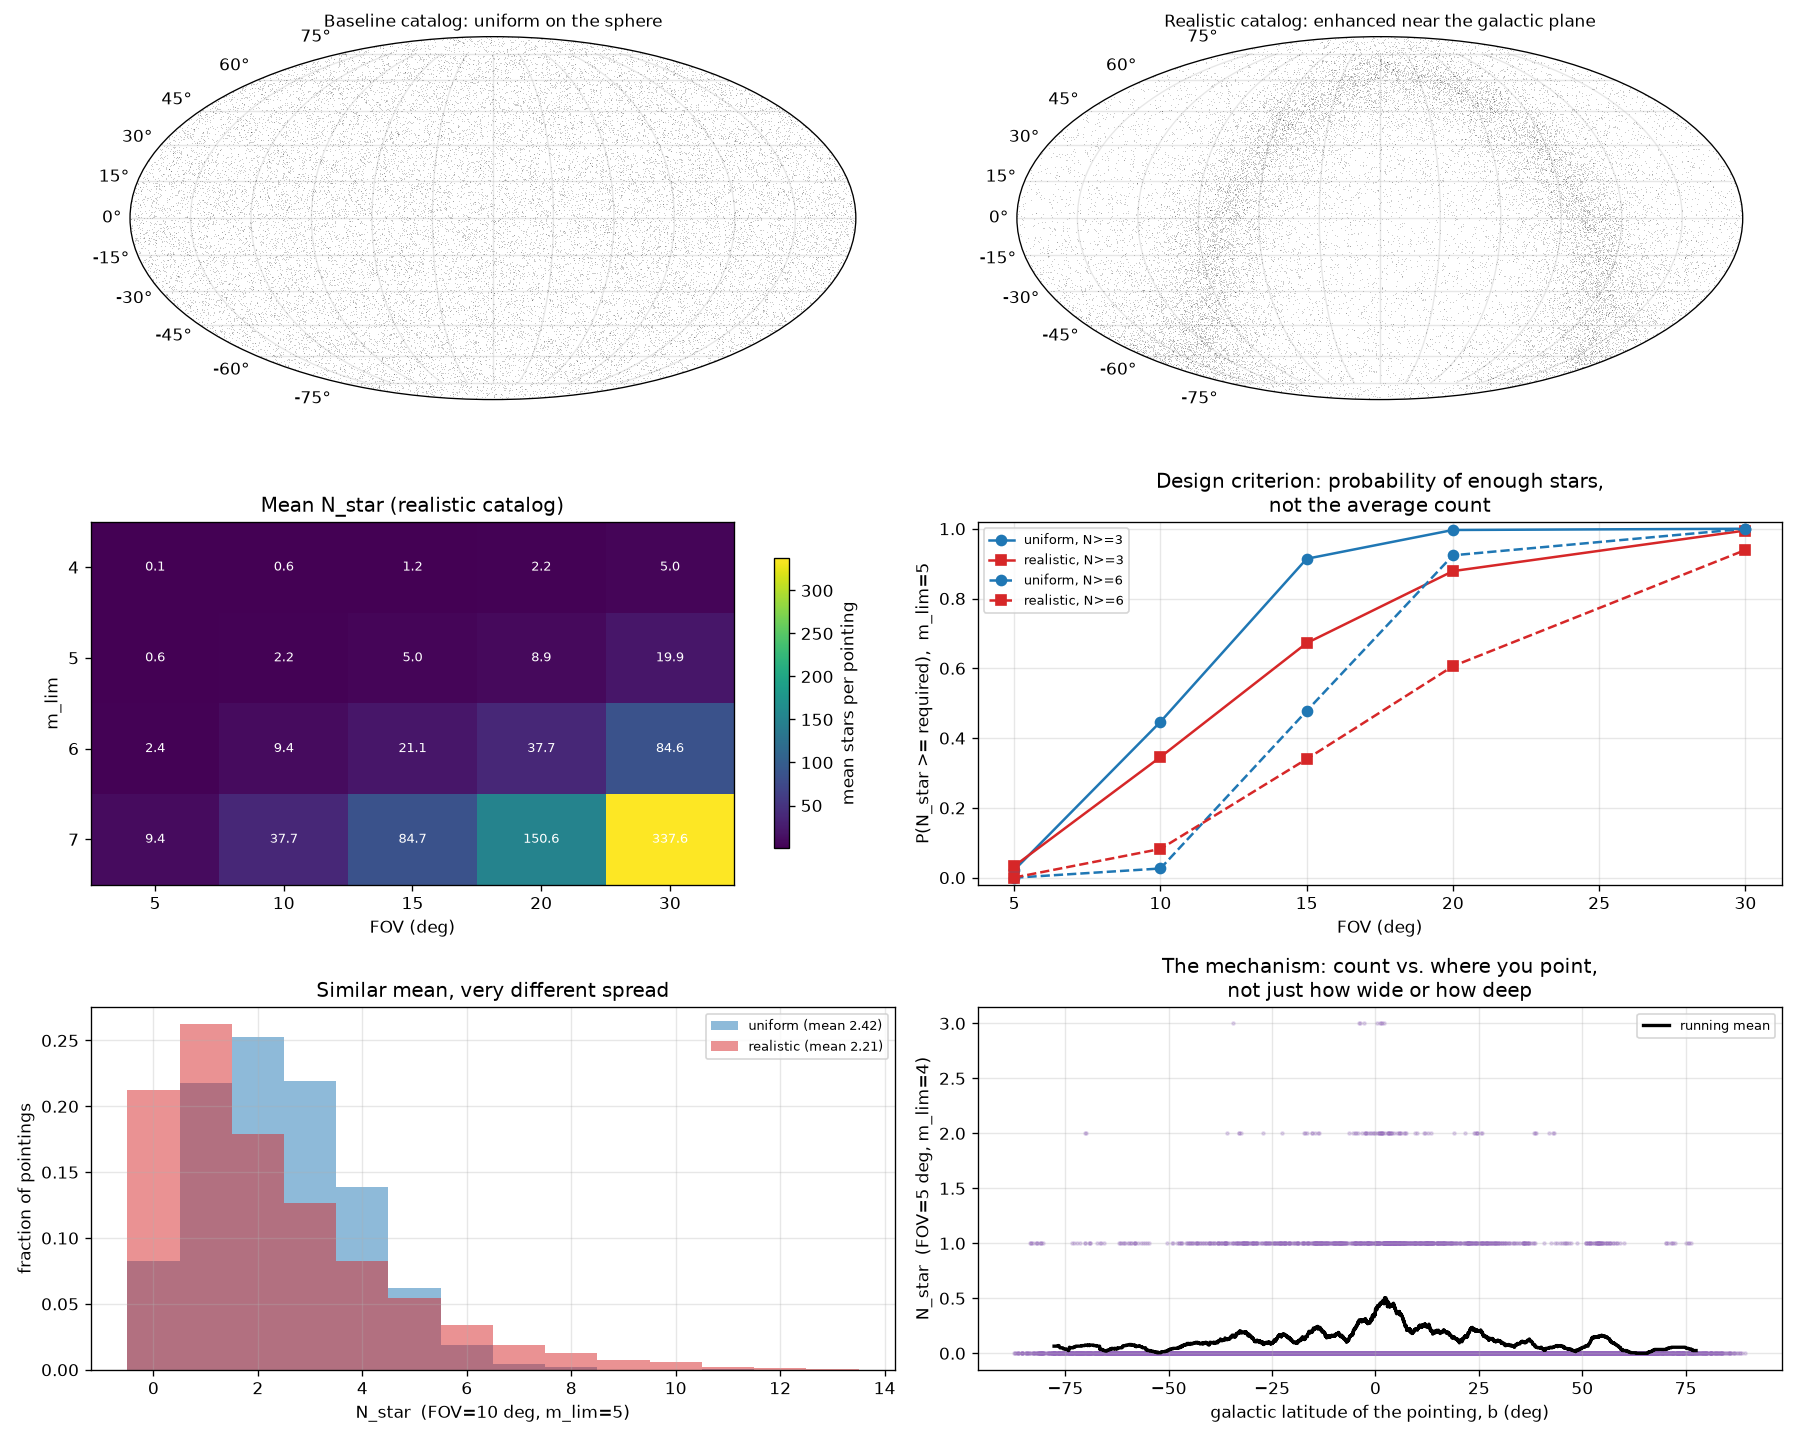

Recreate this plot in Python.
"""module-9 -- star_density_vs_fov.py  (Computational Challenge: Star Density vs FOV)

For candidate fields of view (5, 10, 15, 20, 30 deg, full angle) and limiting
magnitudes (4, 5, 6, 7), count stars per pointing:

    N_star = f(FOV, m_lim, sky direction)

using a synthetic catalog -- first a plain uniform-on-sphere one (the "for
now" baseline), then one with a realistic galactic-plane density enhancement
(star_catalog.py), to make the last argument of f() matter.

The payoff: the design criterion is not the mean count. It's

    P(N_star >= N_required)

over random pointings -- because a field aimed near the galactic poles can
see far fewer stars than a field of the same size and m_lim aimed at the
plane, even though they average out to a similar whole-sky mean. For a real
star tracker, N_required is set by the star-ID algorithm (this file uses 3,
the minimum for unique pattern matching, and 6, a comfortable margin).
"""

import numpy as np
import matplotlib.pyplot as plt
from scipy.spatial import cKDTree

from star_catalog import (generate_catalog, whole_sky_count, galactic_latitude,
                          radec_to_xyz, MAG_MAX, MAG_MIN)

FOVS_DEG = [5, 10, 15, 20, 30]           # full angle
MAG_LIMS = [4, 5, 6, 7]
N_POINTINGS = 8000
REQUIRED = [3, 6]
FOCUS_MLIM = 5                            # used for the uniform-vs-realistic detail plots

RNG = np.random.default_rng(42)


def random_pointings(n, rng):
    dec = np.degrees(np.arcsin(rng.uniform(-1.0, 1.0, size=n)))
    ra = rng.uniform(0.0, 360.0, size=n)
    return ra, dec


def count_all(ra, dec, mag, pointing_xyz):
    """{(fov, m_lim): counts array, one entry per pointing}."""
    out = {}
    for m_lim in MAG_LIMS:
        sel = mag <= m_lim
        tree = cKDTree(radec_to_xyz(ra[sel], dec[sel]))
        for fov in FOVS_DEG:
            chord_r = 2.0 * np.sin(np.deg2rad(fov / 2.0) / 2.0)
            counts = tree.query_ball_point(pointing_xyz, r=chord_r, return_length=True)
            out[(fov, m_lim)] = np.asarray(counts)
    return out


def main():
    n_total = int(round(whole_sky_count(MAG_MAX) - whole_sky_count(MAG_MIN)))
    print("=" * 90)
    print("STAR DENSITY vs FOV")
    print("=" * 90)
    print(f"synthetic catalog: {n_total:,} stars down to m = {MAG_MAX} "
          f"(calibrated to ~{whole_sky_count(6):.0f} stars whole-sky at m<=6)")
    print()
    print("magnitude-model check (predicted vs. actual, this draw):")
    ra_u, dec_u, mag_u = generate_catalog(n_total, plane_biased=False, rng=RNG)
    for m_lim in MAG_LIMS:
        actual = int(np.sum(mag_u <= m_lim))
        print(f"   m<={m_lim}: predicted {whole_sky_count(m_lim):>9,.0f}   "
              f"actual {actual:>9,}   ratio {actual/whole_sky_count(m_lim):.3f}")

    ra_g, dec_g, mag_g = generate_catalog(n_total, plane_biased=True, rng=RNG)
    b_g = galactic_latitude(ra_g, dec_g)
    print()
    print(f"plane-biased catalog: fraction with |b|<15 deg = "
          f"{np.mean(np.abs(b_g) < 15):.3f}  (isotropic would give "
          f"{1-np.cos(np.deg2rad(15)):.3f})")
    print(f"   -> {np.mean(np.abs(b_g)<15)/(1-np.cos(np.deg2rad(15))):.1f}x "
          f"enhancement near the plane, by construction")

    pra, pdec = random_pointings(N_POINTINGS, RNG)
    pxyz = radec_to_xyz(pra, pdec)
    pb = galactic_latitude(pra, pdec)

    print()
    print(f"counting stars for {len(FOVS_DEG)} FOVs x {len(MAG_LIMS)} m_lim x "
          f"{N_POINTINGS} random pointings, both catalogs ...")
    counts_u = count_all(ra_u, dec_u, mag_u, pxyz)
    counts_g = count_all(ra_g, dec_g, mag_g, pxyz)

    print()
    print("MEAN N_star (plane-biased catalog):")
    header = f"{'FOV':>6} | " + " | ".join(f"m<={m:>2}" for m in MAG_LIMS)
    print(header)
    for fov in FOVS_DEG:
        row = [f"{counts_g[(fov, m)].mean():>6.2f}" for m in MAG_LIMS]
        print(f"{fov:>4} deg | " + " | ".join(row))

    print()
    print("Mean count alone hides the risk. At the FOCUS case "
          f"m_lim={FOCUS_MLIM}:")
    print(f"{'FOV':>6} {'mean(unif)':>11} {'mean(plane)':>12} "
          + "".join(f"{'P(N>='+str(r)+',u)':>13}{'P(N>='+str(r)+',g)':>13}" for r in REQUIRED))
    for fov in FOVS_DEG:
        cu = counts_u[(fov, FOCUS_MLIM)]
        cg = counts_g[(fov, FOCUS_MLIM)]
        row = f"{fov:>6} {cu.mean():>11.2f} {cg.mean():>12.2f}"
        for r in REQUIRED:
            row += f"{np.mean(cu >= r):>13.3f}{np.mean(cg >= r):>13.3f}"
        print(row)

    print()
    print("Note mean(plane) < mean(uniform) at every FOV, even though both")
    print("catalogs hold the SAME total star count: the enhanced band covers")
    print(f"only sin(15 deg) = {np.sin(np.deg2rad(15)):.3f} = 25.9% of the sky by area, so")
    print("concentrating stars there means the other 74% of the sky -- where")
    print("most random pointings land -- sits BELOW the isotropic baseline.")
    print("On top of that lower mean, P(N>=req) moves in BOTH directions")
    print("depending on FOV and threshold: a fat tail of near-empty polar")
    print("pointings pulls small-FOV, high-threshold probabilities down, while")
    print("a fat tail of rich plane pointings can push moderate thresholds UP")
    print("even as the mean drops (see FOV=10, P(N>=6): 0.026 -> 0.082). A")
    print("single mean cannot show either effect -- only the full distribution can.")

    # worst case for a small, bright-limited field -- the practical number a
    # star-tracker designer actually needs
    fov0, m0 = FOVS_DEG[0], MAG_LIMS[0]
    cg0 = counts_g[(fov0, m0)]
    frac_empty = np.mean(cg0 == 0)
    worst_b = pb[np.argsort(cg0)[:20]]
    print()
    print(f"Worst case, FOV={fov0} deg, m_lim={m0} (smallest FOV, brightest "
          f"limit -- the hardest case):")
    print(f"   {frac_empty*100:.1f}% of random pointings see ZERO usable "
          f"stars (plane-biased sky).")
    print(f"   the 20 worst pointings sit at galactic latitude "
          f"|b| = {np.abs(worst_b).mean():.1f} +/- {np.abs(worst_b).std():.1f} "
          f"deg on average --")
    print("   i.e. they really are clustered near the galactic poles, not "
          "random noise.")
    print("=" * 90)

    _plot(ra_g, dec_g, mag_g, ra_u, dec_u, counts_u, counts_g, pb)


def _plot(ra_g, dec_g, mag_g, ra_u, dec_u, counts_u, counts_g, pb):
    fig = plt.figure(figsize=(15, 12))

    # (1) sky maps, mollweide
    keep_u = np.random.default_rng(1).choice(len(ra_u), size=25000, replace=False)
    keep_g = np.random.default_rng(1).choice(len(ra_g), size=25000, replace=False)

    ax1 = fig.add_subplot(3, 2, 1, projection="mollweide")
    lam = np.deg2rad(((ra_u[keep_u] + 180) % 360) - 180)
    phi = np.deg2rad(dec_u[keep_u])
    ax1.plot(lam, phi, ",", color="k", alpha=0.2)
    ax1.set_title("Baseline catalog: uniform on the sphere", fontsize=10)
    ax1.set_xticklabels([]); ax1.grid(True, alpha=0.3)

    ax2 = fig.add_subplot(3, 2, 2, projection="mollweide")
    lam = np.deg2rad(((ra_g[keep_g] + 180) % 360) - 180)
    phi = np.deg2rad(dec_g[keep_g])
    ax2.plot(lam, phi, ",", color="k", alpha=0.2)
    ax2.set_title("Realistic catalog: enhanced near the galactic plane", fontsize=10)
    ax2.set_xticklabels([]); ax2.grid(True, alpha=0.3)

    # (2) heatmap of mean N_star, plane-biased catalog
    ax3 = fig.add_subplot(3, 2, 3)
    grid = np.array([[counts_g[(fov, m)].mean() for fov in FOVS_DEG] for m in MAG_LIMS])
    im = ax3.imshow(grid, aspect="auto", cmap="viridis",
                    extent=[0, len(FOVS_DEG), 0, len(MAG_LIMS)])
    ax3.set_xticks(np.arange(len(FOVS_DEG)) + 0.5)
    ax3.set_xticklabels(FOVS_DEG)
    ax3.set_yticks(np.arange(len(MAG_LIMS)) + 0.5)
    ax3.set_yticklabels(MAG_LIMS[::-1])
    for i, m in enumerate(MAG_LIMS[::-1]):
        for j, fov in enumerate(FOVS_DEG):
            ax3.text(j + 0.5, i + 0.5, f"{grid[len(MAG_LIMS)-1-i, j]:.1f}",
                     ha="center", va="center", color="w", fontsize=8)
    ax3.set_xlabel("FOV (deg)"); ax3.set_ylabel("m_lim")
    ax3.set_title("Mean N_star (realistic catalog)")
    fig.colorbar(im, ax=ax3, shrink=0.8, label="mean stars per pointing")

    # (3) P(N>=req) vs FOV, uniform vs realistic, at FOCUS_MLIM
    ax4 = fig.add_subplot(3, 2, 4)
    for r, ls in zip(REQUIRED, ["-", "--"]):
        pu = [np.mean(counts_u[(fov, FOCUS_MLIM)] >= r) for fov in FOVS_DEG]
        pg = [np.mean(counts_g[(fov, FOCUS_MLIM)] >= r) for fov in FOVS_DEG]
        ax4.plot(FOVS_DEG, pu, "o" + ls, color="tab:blue", label=f"uniform, N>={r}")
        ax4.plot(FOVS_DEG, pg, "s" + ls, color="tab:red", label=f"realistic, N>={r}")
    ax4.set_xlabel("FOV (deg)"); ax4.set_ylabel(f"P(N_star >= required),  m_lim={FOCUS_MLIM}")
    ax4.set_title("Design criterion: probability of enough stars,\n"
                  "not the average count")
    ax4.set_ylim(-0.02, 1.02)
    ax4.legend(fontsize=7.5); ax4.grid(True, alpha=0.3)

    # (4) histogram, small FOV: same mean, very different shape
    ax5 = fig.add_subplot(3, 2, 5)
    fov_h = FOVS_DEG[1]
    cu = counts_u[(fov_h, FOCUS_MLIM)]
    cg = counts_g[(fov_h, FOCUS_MLIM)]
    bins = np.arange(0, max(cu.max(), cg.max()) + 2) - 0.5
    ax5.hist(cu, bins=bins, alpha=0.5, density=True, color="tab:blue",
            label=f"uniform (mean {cu.mean():.2f})")
    ax5.hist(cg, bins=bins, alpha=0.5, density=True, color="tab:red",
            label=f"realistic (mean {cg.mean():.2f})")
    ax5.set_xlabel(f"N_star  (FOV={fov_h} deg, m_lim={FOCUS_MLIM})")
    ax5.set_ylabel("fraction of pointings")
    ax5.set_title("Similar mean, very different spread")
    ax5.legend(fontsize=8); ax5.grid(True, alpha=0.3)

    # (5) count vs galactic latitude of the pointing -- the mechanism, laid bare
    ax6 = fig.add_subplot(3, 2, 6)
    fov_s, m_s = FOVS_DEG[0], MAG_LIMS[0]
    cg_s = counts_g[(fov_s, m_s)]
    ax6.scatter(pb, cg_s, s=3, alpha=0.25, color="tab:purple")
    order = np.argsort(pb)
    running = np.convolve(cg_s[order], np.ones(200) / 200, mode="valid")
    ax6.plot(pb[order][99:-100], running, color="k", lw=2, label="running mean")
    ax6.set_xlabel("galactic latitude of the pointing, b (deg)")
    ax6.set_ylabel(f"N_star  (FOV={fov_s} deg, m_lim={m_s})")
    ax6.set_title("The mechanism: count vs. where you point,\nnot just how "
                  "wide or how deep")
    ax6.legend(fontsize=8); ax6.grid(True, alpha=0.3)

    fig.tight_layout()
    fig.savefig("star_density_vs_fov.png", dpi=120)


if __name__ == "__main__":
    main()
    plt.show()
